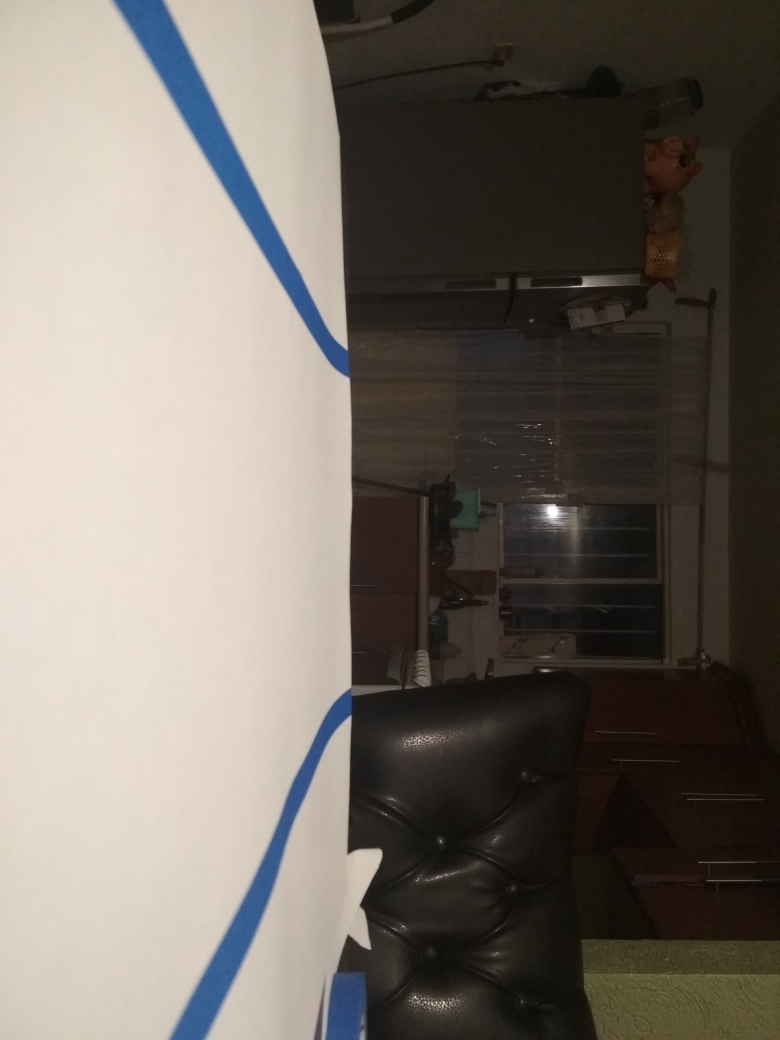
#> input picture lane_detection/data/IMG_20190718_204305.jpg, 3120 x 4160 px (shown at 1/4 size)
$ python -i lane_detection.py   (imports and definitions only)
#> lines starting #> are read from the running program, lines starting #| are printed output that depends on the picture
import numpy as np
import time
import math
import cv2 as cv
#from matplotlib import pyplot as plt
import numpy as np


# [177 lines left out: functions region_of_interest, detect_line_segments, make_points, average_slope_intercept, display_lines, slopes and 4 more, not called in this run]

def input_output(image):
	start = time.time()
	raw_image = np.array(image.convert('RGB'))
	#status = cv.imwrite('output_raw.png', raw_image)
	rgb_image = cv.cvtColor(raw_image, cv.COLOR_BGR2RGB)
	#stratus_rgb = cv.imwrite('output_rgb_left_2.png', rgb_image)
	hsv_image = cv.cvtColor(raw_image, cv.COLOR_RGB2HSV)
	#status2 = cv.imwrite('output_hsv_.png', hsv_image)
	#plt.imshow(hsv_image)


	gauss = cv.GaussianBlur(hsv_image, (5,5), 0)
	lower_blue = np.array([60, 80,80])
	upper_blue = np.array([150, 255, 255])
	mask = cv.inRange(gauss, lower_blue, upper_blue)
	#mask_save = cv.imwrite('mask.png', mask)
	#plt.imshow(mask)

	edges = cv.Canny(mask, 200,400, 3)
	#plt.imshow(edges)

	croped_image = region_of_interest(edges)
	#plt.imshow(croped_image)

	lines_segments_image = detect_line_segments(croped_image)
	#print(lines_segments_image)


	lane_lines_image = average_slope_intercept(raw_image, lines_segments_image)
	if (lane_lines_image == False):
		print("lane lines image is false")
		#stratus_rgb = cv.imwrite("angle_not_found.png", rgb_image)
		return False
	else:
		slopes_image = slopes(lane_lines_image)
		#print (slopes_image)


		line_offset = middle_line(raw_image, lane_lines_image)
		#print ("line offset", line_offset)

		central_line = add_central_line(raw_image, line_offset)
		#central_image = cv.imwrite('central_image.png', central_line)


		degrees = get_output_angle (line_offset[0], line_offset[1] , line_offset[2], line_offset[3])
		if (degrees == False):
		   print ("Degrees are false")
		else:
		   end = time.time()
		   output_angle = angle_to_correc(degrees)
		   #print (end - start)
		   #print (degrees)
		   return output_angle

>>> import cv2
>>> picture = cv2.imread('../lane_detection/data/IMG_20190718_204305.jpg', cv2.IMREAD_GRAYSCALE)
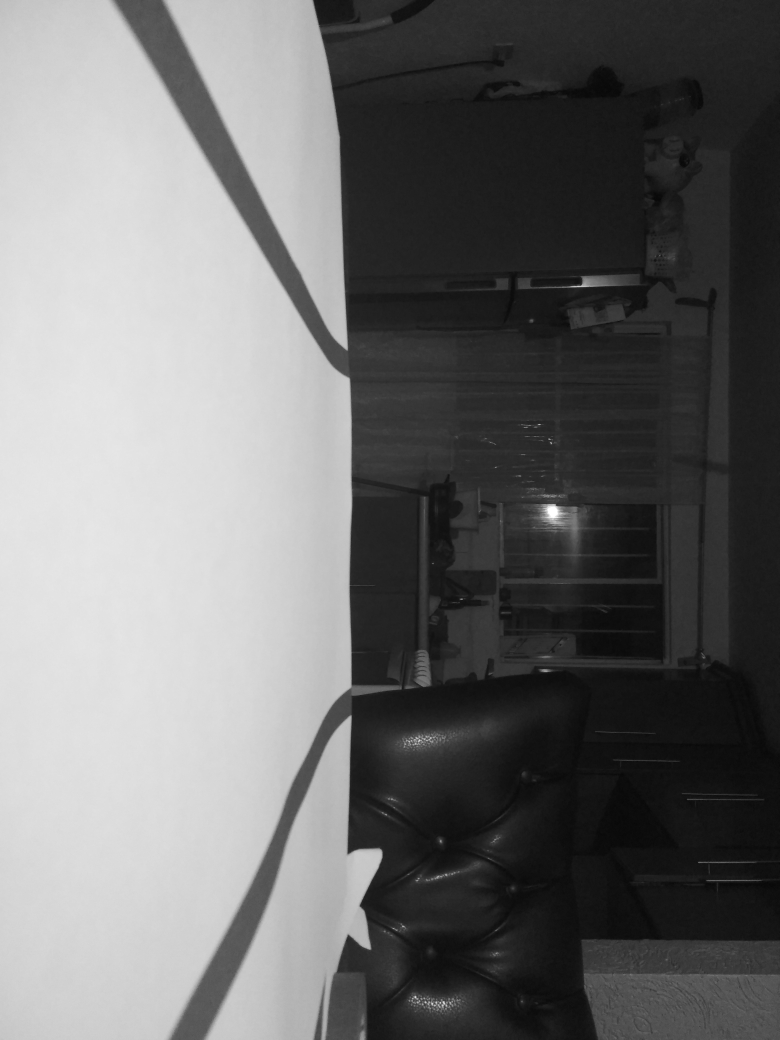
#> picture: shape (4160, 3120) (shown at 1/4 size); min 1, max 255, mean 110.3
#> (the run stopped early here; a loop or call above may not have finished)

$ run again, on lane_detection/data/IMG_20190718_220025.jpg
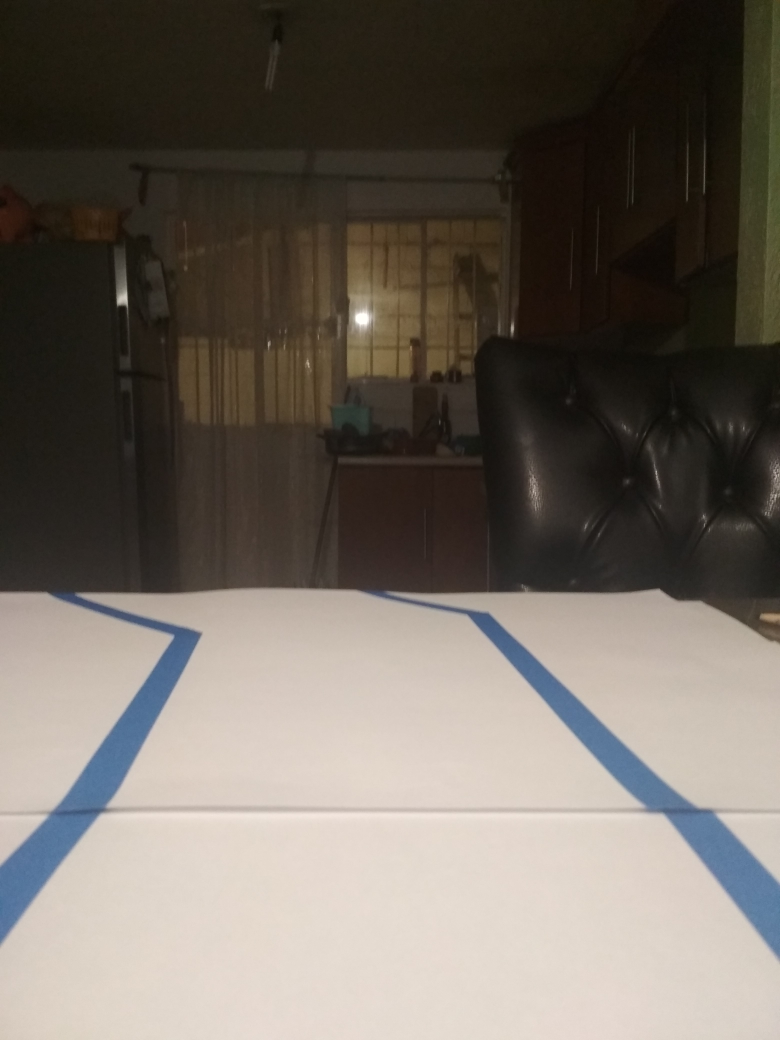
#> input picture lane_detection/data/IMG_20190718_220025.jpg, 3120 x 4160 px (shown at 1/4 size)
#> `picture = cv2.imread('../lane_detection/data/IMG_20190718_204305.jpg',..`:
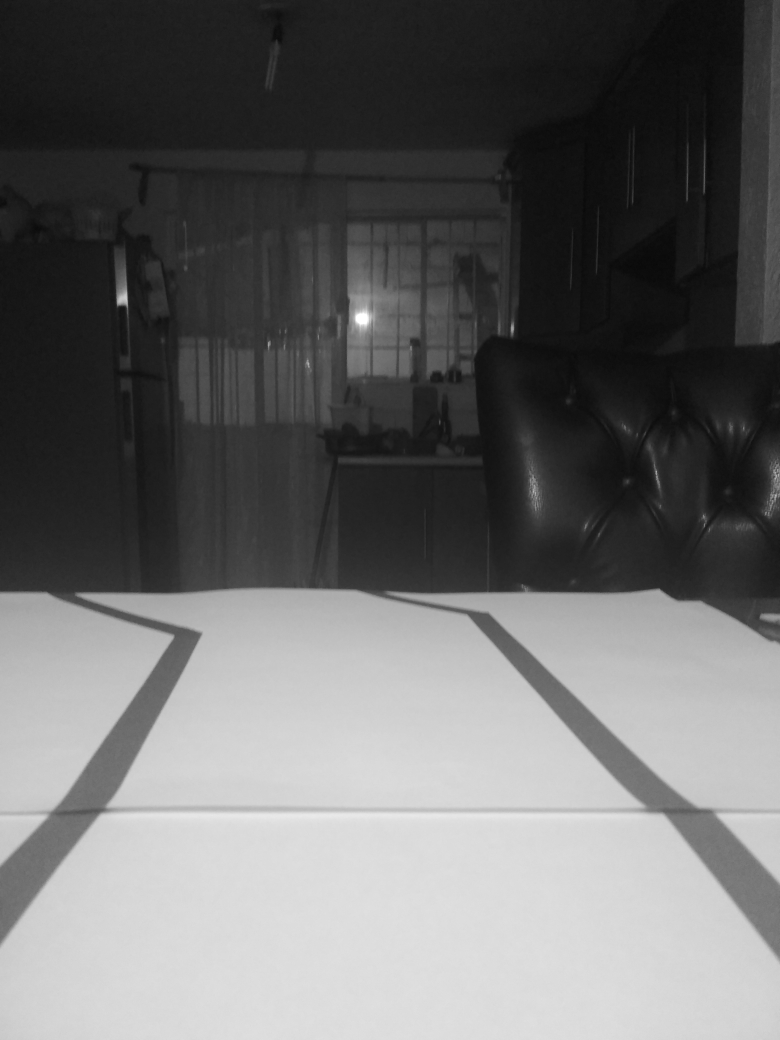
#> picture: shape (4160, 3120) (shown at 1/4 size); min 5, max 255, mean 106.4

$ run again, on lane_detection/data/IMG_20190718_220032.jpg
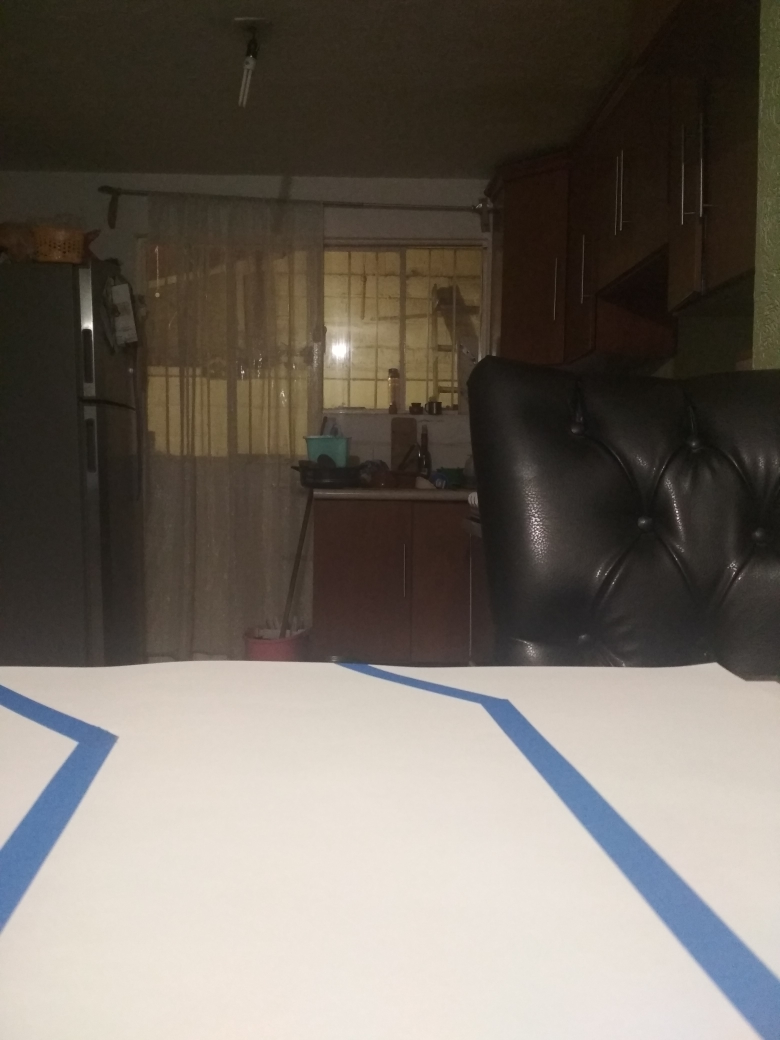
#> input picture lane_detection/data/IMG_20190718_220032.jpg, 3120 x 4160 px (shown at 1/4 size)
#> `picture = cv2.imread('../lane_detection/data/IMG_20190718_204305.jpg',..`:
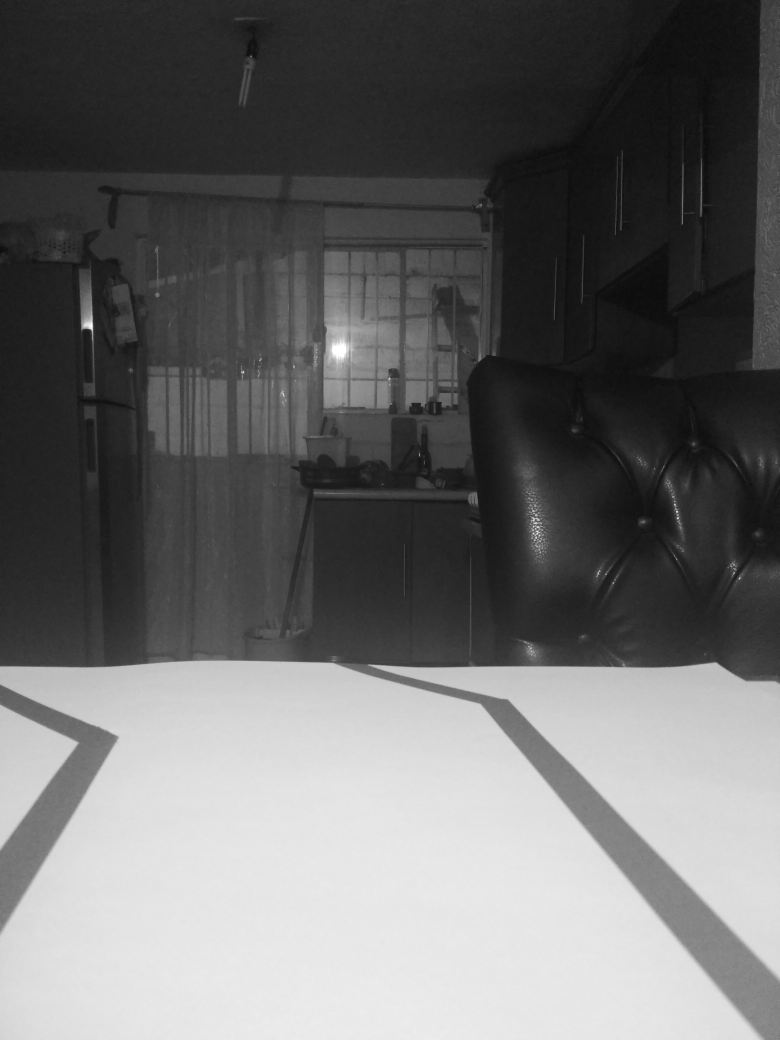
#> picture: shape (4160, 3120) (shown at 1/4 size); min 4, max 255, mean 106.4

$ run again, on lane_detection/data/IMG_20190718_220038.jpg
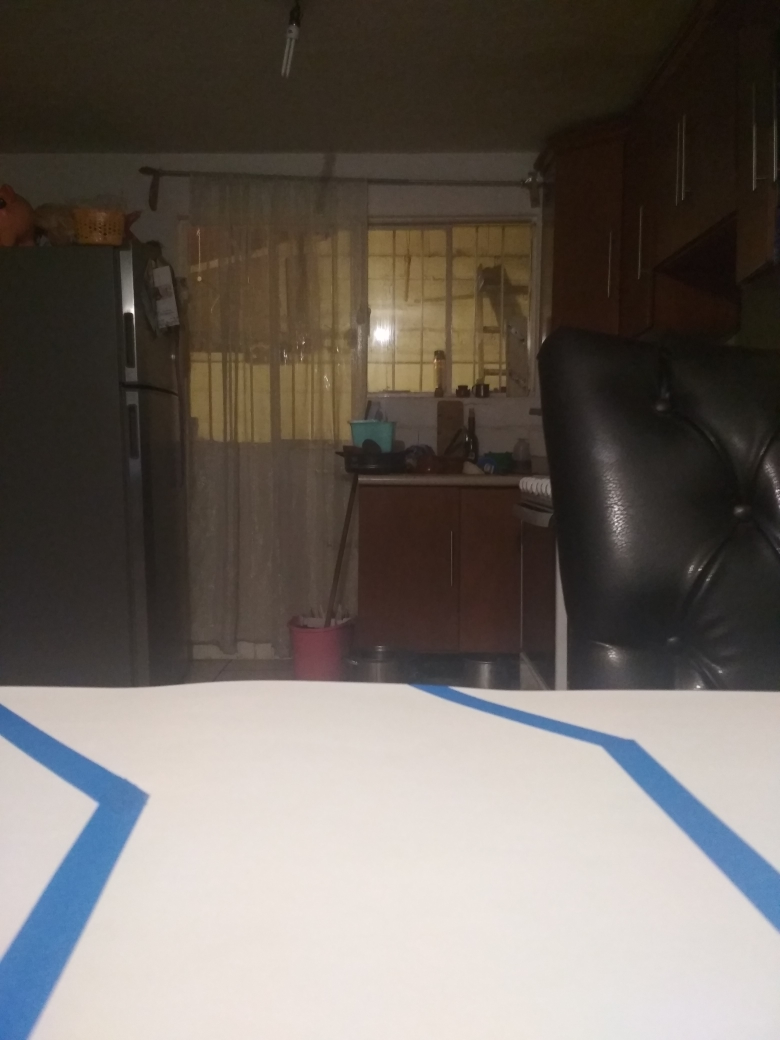
#> input picture lane_detection/data/IMG_20190718_220038.jpg, 3120 x 4160 px (shown at 1/4 size)
#> `picture = cv2.imread('../lane_detection/data/IMG_20190718_204305.jpg',..`:
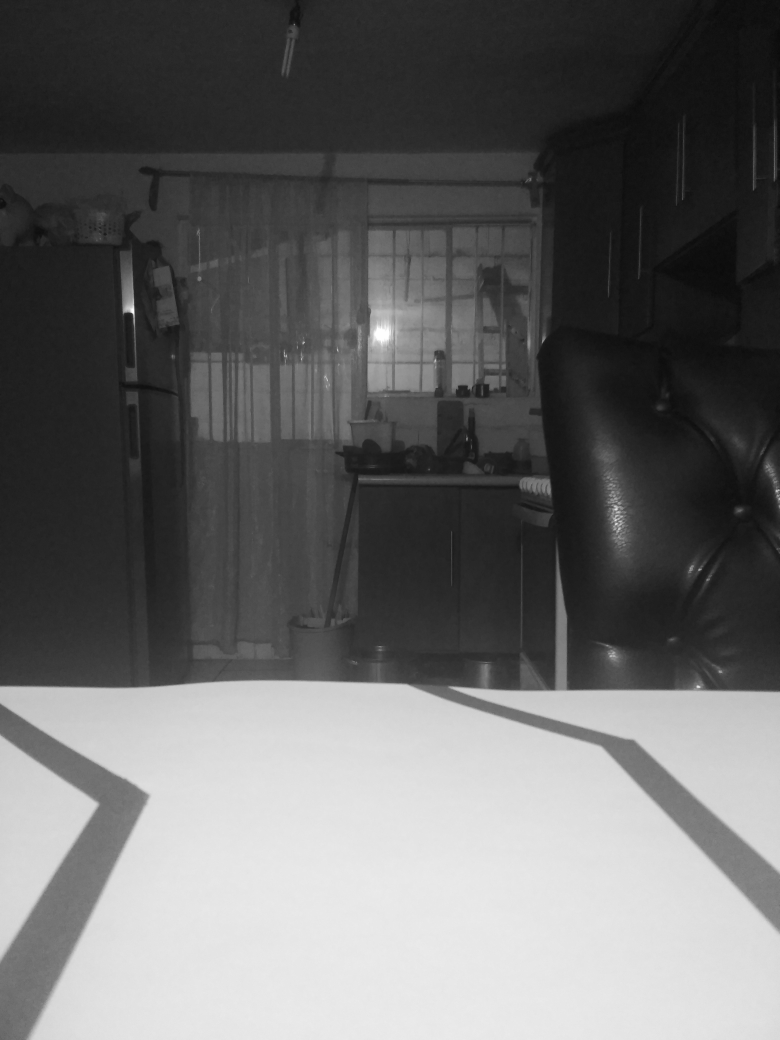
#> picture: shape (4160, 3120) (shown at 1/4 size); min 5, max 255, mean 103.9
